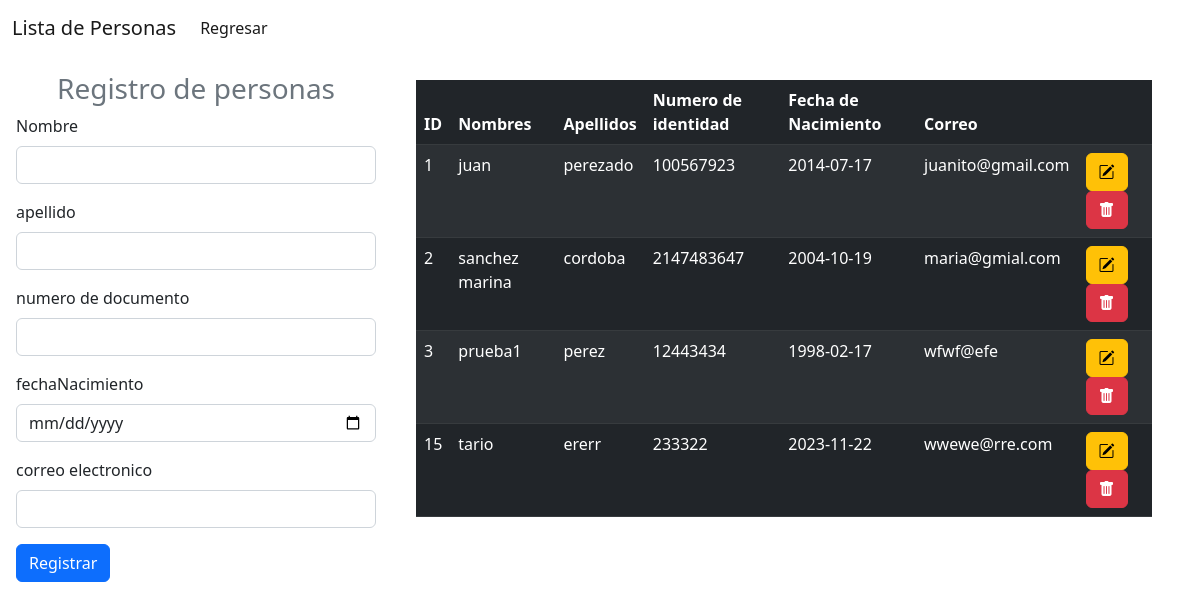
The app's page /CRUD/rol/admin.php with its own data.
### tables this page shows
CREATE TABLE `persona` (
  `idpersona` int(11) NOT NULL AUTO_INCREMENT,
  `nombre` varchar(45) NOT NULL,
  `apellido` varchar(45) NOT NULL,
  `cc` int(11) NOT NULL,
  `fechaNacimiento` date NOT NULL,
  `correo` varchar(45) NOT NULL,
  PRIMARY KEY (`idpersona`),
  UNIQUE KEY `CC_UNIQUE` (`cc`),
  UNIQUE KEY `contraseña_UNIQUE` (`apellido`)
);

### CRUD/rol/admin.php (the view, shortened to what this page needs)
<!DOCTYPE html>
<html lang="en">
<head>
    <link href="https://cdn.jsdelivr.net/npm/bootstrap@5.2.1/dist/css/bootstrap.min.css" rel="stylesheet">
    <link rel="stylesheet" href="https://cdn.jsdelivr.net/npm/bootstrap-icons@1.9.1/font/bootstrap-icons.css">
</head>
<body>
    <nav class="navbar navbar-expand-lg bg-body-tertiary">
        <div class="container-fluid">
            <a class="navbar-brand" href="#">Lista de Personas</a>
            <div class="collapse navbar-collapse" id="navbarNav">
                <ul class="navbar-nav">
                    <li class="nav-item">
                        <a class="nav-link active" aria-current="page" href="../login.php">Regresar</a>
                    </li>
                </ul>
            </div>
        </div>
    </nav>
    <div class="container-fluid row">
        <form class="col-4 p-3" method="POST">
            <h3 class="text-center text-secondary">Registro de personas</h3>
            <div class="mb-3">
                <label for="exampleInputEmail1" class="form-label">Nombre</label>
                <input type="text" class="form-control" name="nombre">
            </div>
            <div class="mb-3">
                <label for="exampleInputEmail1" class="form-label">apellido</label>
                <input type="text" class="form-control" name="apellido">
            </div>
            <div class="mb-3">
                <label for="exampleInputEmail1" class="form-label">numero de documento</label>
                <input type="text" class="form-control" name="cc">
            </div>
            <div class="mb-3">
                <label for="exampleInputEmail1" class="form-label">fechaNacimiento</label>
                <input type="date" class="form-control" name="fechaNacimiento">
            </div>
            <div class="mb-3">
                <label for="exampleInputEmail1" class="form-label">correo electronico</label>
                <input type="email" class="form-control" name="correo">
            </div>
            <button type="submit" class="btn btn-primary" name="btnregistrar" value="ok">Registrar</button>
        </form>
        <div class="col-8 p-4">
            <table class="table table-dark table-striped">
                <thead>
                    <tr>
                        <th scope="col">ID</th>
                        <th scope="col">Nombres</th>
                        <th scope="col">Apellidos</th>
                        <th scope="col">Numero de identidad</th>
                        <th scope="col">Fecha de Nacimiento</th>
                        <th scope="col">Correo</th>
                        <th scope="col"></th>
                    </tr>
                </thead>
                <tbody>
                    <?php
                    include "../DB/conexion.php";
                    $sql = $conexion->query(" select * from persona");
                    while ($datos = $sql->fetch_object()) { ?>
                        <tr>
                            <td><?= $datos->idpersona ?></td>
                            <td><?= $datos->nombre ?></td>
                            <td><?= $datos->apellido ?></td>
                            <td><?= $datos->cc ?></td>
                            <td><?= $datos->fechaNacimiento ?></td>
                            <td><?= $datos->correo ?></td>
                            <td>
                                <a href="modificar_registro.php?id=<?= $datos->idpersona ?>" class="btn btn-small btn-warning"><i class="bi bi-pencil-square"></i> </a>
                                <a onclick="return eliminar()" href="admin.php?id=<?= $datos->idpersona ?>" class="btn btn-small btn-danger"><i class="bi bi-trash-fill"></i> </a>
                            </td>
                        </tr>
                    <?php
                    }
                    ?>
                </tbody>
            </table>
        </div>
    </div>
</body>
</html>

### records on screen
persona: idpersona "1", nombre "juan", apellido "perezado", cc "100567923", fechaNacimiento "2014-07-17", correo "juanito@gmail.com"
persona: idpersona "2", nombre "sanchez marina", apellido "cordoba", cc "2147483647", fechaNacimiento "2004-10-19", correo "maria@gmial.com"
persona: idpersona "3", nombre "prueba1", apellido "perez", cc "12443434", fechaNacimiento "1998-02-17", correo "wfwf@efe"
persona: idpersona "15", nombre "tario", apellido "ererr", cc "233322", fechaNacimiento "2023-11-22", correo "wwewe@rre.com"
